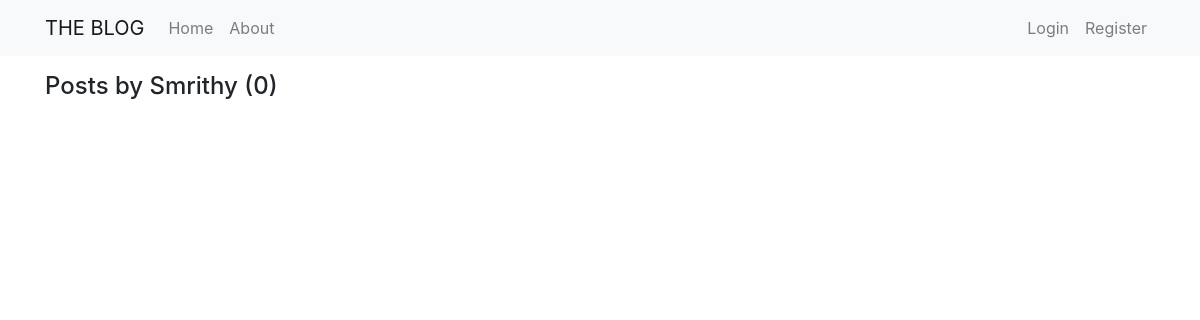
Page /user/Smrithy/ on the earlier database version.
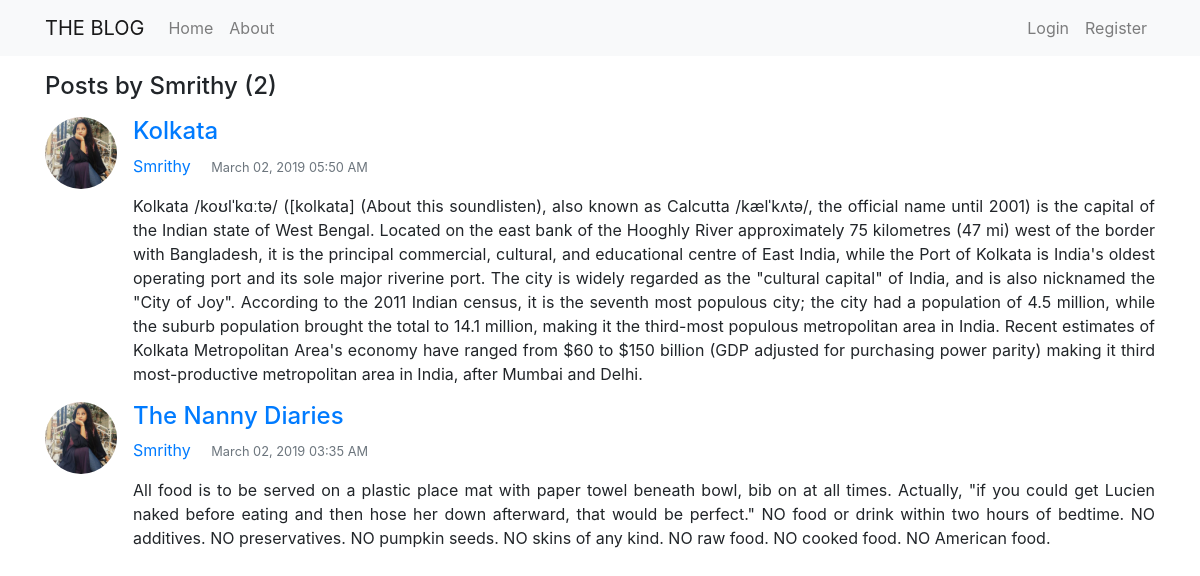
Same page on the later database version.
### blog/models.py (models this page shows, shortened)
class Post(models.Model):
	title = models.CharField(max_length=100)
	content = models.TextField()
	date_posted = models.DateTimeField(default=timezone.now)
	author = models.ForeignKey(User, on_delete=models.CASCADE)

### users/models.py (models this page shows, shortened)
class Profile(models.Model):
	user = models.OneToOneField(User, on_delete=models.CASCADE)
	image = models.ImageField(default='default.jpg', upload_to='profile_pics')

### blog/views.py (the view)
# urls.py: path('user/<str:username>/', UserPostListView.as_view(), name='user-posts'),
class UserPostListView(ListView):
    model = Post
    template_name = 'blog/user_posts.html'
    context_object_name = 'posts'
    paginate_by = 4
    def get_queryset(self):
        user = get_object_or_404(User, username=self.kwargs.get('username'))
        return Post.objects.filter(author=user).order_by('-date_posted')

### blog/templates/blog/user_posts.html (shortened to what this page needs)
{% extends "blog/base.html" %}
{% block body %}
  <h4 class="mb-3">Posts by {{ view.kwargs.username }} ({{ page_obj.paginator.count }})</h4>
  {% for post in posts %}
      <article class="media content-section">
        <img class="rounded-circle article-img mr-3" width="72" height="72" src="{{ post.author.profile.image.url }}">
        <div class="media-body">
          <h4><a class="article-title" href="{% url 'post-detail' post.id %}">{{ post.title }}</a></h4>
          <div class="article-metadata">
            <a class="mr-3" href="{% url 'user-posts' post.author.username %}">{{ post.author }}</a>
            <small class="text-muted">{{ post.date_posted|date:"F d, Y h:i A" }}</small>
          </div>
          <p class="article-content mt-3" align="justify">{{ post.content }}</p>
        </div>
	    </article>
  {% endfor %}
{% endblock %}

Differences in the rows shown:
added Post: author.profile.image (picture), title "Kolkata", author "Smrithy", date_posted "March 02, 2019 05:50 AM", content "Kolkata /koʊlˈkɑːtə/ ([kolkata] (About this soundlisten), also known as Calcutta /kælˈkʌtə/, the official name until 2001) is the capital of the Indian state of West Bengal. Located on the east bank of the Hooghly River approximately 75 kilometres (47 mi) west of the border with Bangladesh, it is the principal commercial, cultural, and educational centre of East India, while the Port of Kolkata is India's oldest operating port and its sole major riverine port. The city is widely regarded as the \"cultural capital\" of India, and is also nicknamed the \"City of Joy\". According to the 2011 Indian census, it is the seventh most populous city; the city had a population of 4.5 million, while the…"
added Post: author.profile.image (picture), title "The Nanny Diaries", author "Smrithy", date_posted "March 02, 2019 03:35 AM", content "All food is to be served on a plastic place mat with paper towel beneath bowl, bib on at all times. Actually, \"if you could get Lucien naked before eating and then hose her down afterward, that would be perfect.\" NO food or drink within two hours of bedtime. NO additives. NO preservatives. NO pumpkin seeds. NO skins of any kind. NO raw food. NO cooked food. NO American food."
Other differences:
{{ page_obj.paginator.count }}: "0" → "2"
